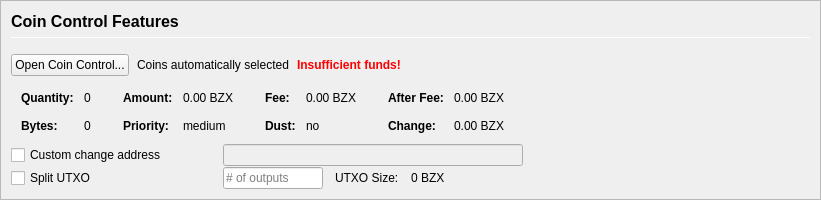
         <widget class="QFrame" name="frameCoinControl">
          <property name="sizePolicy">
           <sizepolicy hsizetype="Expanding" vsizetype="Expanding">
            <horstretch>0</horstretch>
            <verstretch>0</verstretch>
           </sizepolicy>
          </property>
          <property name="maximumSize">
           <size>
            <width>16777215</width>
            <height>16777215</height>
           </size>
          </property>
          <property name="frameShape">
           <enum>QFrame::StyledPanel</enum>
          </property>
          <property name="frameShadow">
           <enum>QFrame::Sunken</enum>
          </property>
          <layout class="QVBoxLayout" name="verticalLayoutCoinControl2">
           <property name="spacing">
            <number>0</number>
           </property>
           <property name="leftMargin">
            <number>0</number>
           </property>
           <property name="topMargin">
            <number>0</number>
           </property>
           <property name="rightMargin">
            <number>0</number>
           </property>
           <property name="bottomMargin">
            <number>0</number>
           </property>
           <item>
            <widget class="QFrame" name="frameCoinControl_BG">
             <layout class="QVBoxLayout" name="verticalLayoutCoinControl" stretch="0,0,0,0,0,0">
              <property name="spacing">
               <number>1</number>
              </property>
              <property name="leftMargin">
               <number>10</number>
              </property>
              <property name="topMargin">
               <number>10</number>
              </property>
              <item>
               <layout class="QHBoxLayout" name="horizontalLayoutCoinControl1">
                <property name="bottomMargin">
                 <number>15</number>
                </property>
                <item>
                 <layout class="QVBoxLayout" name="verticalLayout_3">
                  <property name="spacing">
                   <number>6</number>
                  </property>
                  <item>
                   <widget class="QLabel" name="labelCoinControlFeatures">
                    <property name="sizePolicy">
                     <sizepolicy hsizetype="Preferred" vsizetype="Maximum">
                      <horstretch>0</horstretch>
                      <verstretch>0</verstretch>
                     </sizepolicy>
                    </property>
                    <property name="minimumSize">
                     <size>
                      <width>0</width>
                      <height>20</height>
                     </size>
                    </property>
                    <property name="font">
                     <font>
                      <pointsize>12</pointsize>
                      <weight>75</weight>
                      <bold>true</bold>
                     </font>
                    </property>
                    <property name="styleSheet">
                     <string notr="true">font-weight:bold;</string>
                    </property>
                    <property name="text">
                     <string>Coin Control Features</string>
                    </property>
                   </widget>
                  </item>
                  <item>
                   <widget class="Line" name="line">
                    <property name="minimumSize">
                     <size>
                      <width>0</width>
                      <height>1</height>
                     </size>
                    </property>
                    <property name="maximumSize">
                     <size>
                      <width>16777215</width>
                      <height>1</height>
                     </size>
                    </property>
                    <property name="orientation">
                     <enum>Qt::Horizontal</enum>
                    </property>
                   </widget>
                  </item>
                 </layout>
                </item>
               </layout>
              </item>
              <item>
               <layout class="QHBoxLayout" name="horizontalLayoutCoinControl2" stretch="0,0,0,0">
                <property name="spacing">
                 <number>8</number>
                </property>
                <property name="bottomMargin">
                 <number>10</number>
                </property>
                <item>
                 <widget class="QPushButton" name="pushButtonCoinControl">
                  <property name="styleSheet">
                   <string notr="true"/>
                  </property>
                  <property name="text">
                   <string>Open Coin Control...</string>
                  </property>
                  <property name="autoDefault">
                   <bool>false</bool>
                  </property>
                 </widget>
                </item>
                <item>
                 <widget class="QLabel" name="labelCoinControlAutomaticallySelected">
                  <property name="text">
                   <string>Coins automatically selected</string>
                  </property>
                  <property name="margin">
                   <number>5</number>
                  </property>
                 </widget>
                </item>
                <item>
                 <widget class="QLabel" name="labelCoinControlInsuffFunds">
                  <property name="font">
                   <font>
                    <weight>75</weight>
                    <bold>true</bold>
                   </font>
                  </property>
                  <property name="styleSheet">
                   <string notr="true">color:red;font-weight:bold;</string>
                  </property>
                  <property name="text">
                   <string>Insufficient funds!</string>
                  </property>
                  <property name="margin">
                   <number>5</number>
                  </property>
                 </widget>
                </item>
                <item>
                 <spacer name="horizontalSpacerCoinControl">
                  <property name="orientation">
                   <enum>Qt::Horizontal</enum>
                  </property>
                  <property name="sizeHint" stdset="0">
                   <size>
                    <width>40</width>
                    <height>1</height>
                   </size>
                  </property>
                 </spacer>
                </item>
               </layout>
              </item>
              <item>
               <widget class="QWidget" name="widgetCoinControl" native="true">
                <property name="sizePolicy">
                 <sizepolicy hsizetype="Preferred" vsizetype="Preferred">
                  <horstretch>0</horstretch>
                  <verstretch>0</verstretch>
                 </sizepolicy>
                </property>
                <property name="minimumSize">
                 <size>
                  <width>0</width>
                  <height>0</height>
                 </size>
                </property>
                <property name="styleSheet">
                 <string notr="true"/>
                </property>
                <layout class="QHBoxLayout" name="horizontalLayoutCoinControl5">
                 <property name="leftMargin">
                  <number>0</number>
                 </property>
                 <property name="topMargin">
                  <number>0</number>
                 </property>
                 <property name="rightMargin">
                  <number>0</number>
                 </property>
                 <property name="bottomMargin">
                  <number>0</number>
                 </property>
                 <item>
                  <layout class="QHBoxLayout" name="horizontalLayoutCoinControl3" stretch="0,0,0,1">
                   <property name="spacing">
                    <number>20</number>
                   </property>
                   <property name="topMargin">
                    <number>0</number>
                   </property>
                   <property name="bottomMargin">
                    <number>10</number>
                   </property>
                   <item>
                    <layout class="QFormLayout" name="formLayoutCoinControl1">
                     <property name="horizontalSpacing">
                      <number>10</number>
                     </property>
                     <property name="verticalSpacing">
                      <number>14</number>
                     </property>
                     <property name="leftMargin">
                      <number>10</number>
                     </property>
                     <property name="topMargin">
                      <number>4</number>
                     </property>
                     <property name="rightMargin">
                      <number>6</number>
                     </property>
                     <item row="0" column="0">
                      <widget class="QLabel" name="labelCoinControlQuantityText">
                       <property name="font">
                        <font>
                         <weight>75</weight>
                         <bold>true</bold>
                        </font>
                       </property>
                       <property name="text">
                        <string>Quantity:</string>
                       </property>
                       <property name="margin">
                        <number>0</number>
                       </property>
                      </widget>
                     </item>
                     <item row="0" column="1">
                      <widget class="QLabel" name="labelCoinControlQuantity">
                       <property name="cursor">
                        <cursorShape>IBeamCursor</cursorShape>
                       </property>
                       <property name="contextMenuPolicy">
                        <enum>Qt::ActionsContextMenu</enum>
                       </property>
                       <property name="text">
                        <string notr="true">0</string>
                       </property>
                       <property name="margin">
                        <number>0</number>
                       </property>
                       <property name="textInteractionFlags">
                        <set>Qt::LinksAccessibleByMouse|Qt::TextSelectableByKeyboard|Qt::TextSelectableByMouse</set>
                       </property>
                      </widget>
                     </item>
                     <item row="1" column="0">
                      <widget class="QLabel" name="labelCoinControlBytesText">
                       <property name="font">
                        <font>
                         <weight>75</weight>
                         <bold>true</bold>
                        </font>
                       </property>
                       <property name="text">
                        <string>Bytes:</string>
                       </property>
                      </widget>
                     </item>
                     <item row="1" column="1">
                      <widget class="QLabel" name="labelCoinControlBytes">
                       <property name="cursor">
                        <cursorShape>IBeamCursor</cursorShape>
                       </property>
                       <property name="contextMenuPolicy">
                        <enum>Qt::ActionsContextMenu</enum>
                       </property>
                       <property name="text">
                        <string notr="true">0</string>
                       </property>
                       <property name="textInteractionFlags">
                        <set>Qt::LinksAccessibleByMouse|Qt::TextSelectableByKeyboard|Qt::TextSelectableByMouse</set>
                       </property>
                      </widget>
                     </item>
                    </layout>
                   </item>
                   <item>
                    <layout class="QFormLayout" name="formLayoutCoinControl2">
                     <property name="horizontalSpacing">
                      <number>10</number>
                     </property>
                     <property name="verticalSpacing">
                      <number>14</number>
                     </property>
                     <property name="leftMargin">
                      <number>6</number>
                     </property>
                     <property name="topMargin">
                      <number>4</number>
                     </property>
                     <property name="rightMargin">
                      <number>6</number>
                     </property>
                     <item row="0" column="0">
                      <widget class="QLabel" name="labelCoinControlAmountText">
                       <property name="font">
                        <font>
                         <weight>75</weight>
                         <bold>true</bold>
                        </font>
                       </property>
                       <property name="text">
                        <string>Amount:</string>
                       </property>
                       <property name="margin">
                        <number>0</number>
                       </property>
                      </widget>
                     </item>
                     <item row="0" column="1">
                      <widget class="QLabel" name="labelCoinControlAmount">
                       <property name="cursor">
                        <cursorShape>IBeamCursor</cursorShape>
                       </property>
                       <property name="contextMenuPolicy">
                        <enum>Qt::ActionsContextMenu</enum>
                       </property>
                       <property name="text">
                        <string notr="true">0.00 BZX</string>
                       </property>
                       <property name="textInteractionFlags">
                        <set>Qt::LinksAccessibleByMouse|Qt::TextSelectableByKeyboard|Qt::TextSelectableByMouse</set>
                       </property>
                      </widget>
                     </item>
                     <item row="1" column="0">
                      <widget class="QLabel" name="labelCoinControlPriorityText">
                       <property name="font">
                        <font>
                         <weight>75</weight>
                         <bold>true</bold>
                        </font>
                       </property>
                       <property name="text">
                        <string>Priority:</string>
                       </property>
                      </widget>
                     </item>
                     <item row="1" column="1">
                      <widget class="QLabel" name="labelCoinControlPriority">
                       <property name="cursor">
                        <cursorShape>IBeamCursor</cursorShape>
                       </property>
                       <property name="contextMenuPolicy">
                        <enum>Qt::ActionsContextMenu</enum>
                       </property>
                       <property name="text">
                        <string>medium</string>
                       </property>
                       <property name="textInteractionFlags">
                        <set>Qt::LinksAccessibleByMouse|Qt::TextSelectableByKeyboard|Qt::TextSelectableByMouse</set>
                       </property>
                      </widget>
                     </item>
                    </layout>
                   </item>
                   <item>
                    <layout class="QFormLayout" name="formLayoutCoinControl3">
                     <property name="horizontalSpacing">
                      <number>10</number>
                     </property>
                     <property name="verticalSpacing">
                      <number>14</number>
                     </property>
                     <property name="leftMargin">
                      <number>6</number>
                     </property>
                     <property name="topMargin">
                      <number>4</number>
                     </property>
                     <property name="rightMargin">
                      <number>6</number>
                     </property>
                     <item row="0" column="0">
                      <widget class="QLabel" name="labelCoinControlFeeText">
                       <property name="font">
                        <font>
                         <weight>75</weight>
                         <bold>true</bold>
                        </font>
                       </property>
                       <property name="text">
                        <string>Fee:</string>
                       </property>
                       <property name="margin">
                        <number>0</number>
                       </property>
                      </widget>
                     </item>
                     <item row="0" column="1">
                      <widget class="QLabel" name="labelCoinControlFee">
                       <property name="cursor">
                        <cursorShape>IBeamCursor</cursorShape>
                       </property>
                       <property name="contextMenuPolicy">
                        <enum>Qt::ActionsContextMenu</enum>
                       </property>
                       <property name="text">
                        <string notr="true">0.00 BZX</string>
                       </property>
                       <property name="textInteractionFlags">
                        <set>Qt::LinksAccessibleByMouse|Qt::TextSelectableByKeyboard|Qt::TextSelectableByMouse</set>
                       </property>
                      </widget>
                     </item>
                     <item row="1" column="0">
                      <widget class="QLabel" name="labelCoinControlLowOutputText">
                       <property name="font">
                        <font>
                         <weight>75</weight>
                         <bold>true</bold>
                        </font>
                       </property>
                       <property name="text">
                        <string>Dust:</string>
                       </property>
                      </widget>
                     </item>
                     <item row="1" column="1">
                      <widget class="QLabel" name="labelCoinControlLowOutput">
                       <property name="cursor">
                        <cursorShape>IBeamCursor</cursorShape>
                       </property>
                       <property name="contextMenuPolicy">
                        <enum>Qt::ActionsContextMenu</enum>
                       </property>
                       <property name="text">
                        <string>no</string>
                       </property>
                       <property name="textInteractionFlags">
                        <set>Qt::LinksAccessibleByMouse|Qt::TextSelectableByKeyboard|Qt::TextSelectableByMouse</set>
                       </property>
                      </widget>
                     </item>
                    </layout>
                   </item>
                   <item>
                    <layout class="QFormLayout" name="formLayoutCoinControl4">
                     <property name="horizontalSpacing">
                      <number>10</number>
                     </property>
                     <property name="verticalSpacing">
                      <number>14</number>
                     </property>
                     <property name="leftMargin">
                      <number>6</number>
                     </property>
                     <property name="topMargin">
                      <number>4</number>
                     </property>
                     <property name="rightMargin">
                      <number>6</number>
                     </property>
                     <item row="0" column="0">
                      <widget class="QLabel" name="labelCoinControlAfterFeeText">
                       <property name="font">
                        <font>
                         <weight>75</weight>
                         <bold>true</bold>
                        </font>
                       </property>
                       <property name="text">
                        <string>After Fee:</string>
                       </property>
                       <property name="margin">
                        <number>0</number>
                       </property>
                      </widget>
                     </item>
                     <item row="0" column="1">
                      <widget class="QLabel" name="labelCoinControlAfterFee">
                       <property name="cursor">
                        <cursorShape>IBeamCursor</cursorShape>
                       </property>
                       <property name="contextMenuPolicy">
                        <enum>Qt::ActionsContextMenu</enum>
                       </property>
                       <property name="text">
                        <string notr="true">0.00 BZX</string>
                       </property>
                       <property name="textInteractionFlags">
                        <set>Qt::LinksAccessibleByMouse|Qt::TextSelectableByKeyboard|Qt::TextSelectableByMouse</set>
                       </property>
                      </widget>
                     </item>
                     <item row="1" column="0">
                      <widget class="QLabel" name="labelCoinControlChangeText">
                       <property name="font">
                        <font>
                         <weight>75</weight>
                         <bold>true</bold>
                        </font>
                       </property>
                       <property name="text">
                        <string>Change:</string>
                       </property>
                      </widget>
                     </item>
                     <item row="1" column="1">
                      <widget class="QLabel" name="labelCoinControlChange">
                       <property name="cursor">
                        <cursorShape>IBeamCursor</cursorShape>
                       </property>
                       <property name="contextMenuPolicy">
                        <enum>Qt::ActionsContextMenu</enum>
                       </property>
                       <property name="text">
                        <string notr="true">0.00 BZX</string>
                       </property>
                       <property name="textInteractionFlags">
                        <set>Qt::LinksAccessibleByMouse|Qt::TextSelectableByKeyboard|Qt::TextSelectableByMouse</set>
                       </property>
                      </widget>
                     </item>
                    </layout>
                   </item>
                  </layout>
                 </item>
                </layout>
               </widget>
              </item>
              <item>
               <layout class="QHBoxLayout" name="horizontalLayoutCoinControl4">
                <property name="spacing">
                 <number>12</number>
                </property>
                <property name="sizeConstraint">
                 <enum>QLayout::SetDefaultConstraint</enum>
                </property>
                <property name="topMargin">
                 <number>0</number>
                </property>
                <property name="rightMargin">
                 <number>0</number>
                </property>
                <item>
                 <widget class="QCheckBox" name="checkBoxCoinControlChange">
                  <property name="sizePolicy">
                   <sizepolicy hsizetype="Preferred" vsizetype="Preferred">
                    <horstretch>0</horstretch>
                    <verstretch>0</verstretch>
                   </sizepolicy>
                  </property>
                  <property name="minimumSize">
                   <size>
                    <width>200</width>
                    <height>0</height>
                   </size>
                  </property>
                  <property name="maximumSize">
                   <size>
                    <width>200</width>
                    <height>16777215</height>
                   </size>
                  </property>
                  <property name="toolTip">
                   <string>If this is activated, but the change address is empty or invalid, change will be sent to a newly generated address.</string>
                  </property>
                  <property name="text">
                   <string>Custom change address</string>
                  </property>
                 </widget>
                </item>
                <item>
                 <widget class="QValidatedLineEdit" name="lineEditCoinControlChange">
                  <property name="enabled">
                   <bool>false</bool>
                  </property>
                  <property name="sizePolicy">
                   <sizepolicy hsizetype="Preferred" vsizetype="Preferred">
                    <horstretch>0</horstretch>
                    <verstretch>0</verstretch>
                   </sizepolicy>
                  </property>
                  <property name="minimumSize">
                   <size>
                    <width>300</width>
                    <height>0</height>
                   </size>
                  </property>
                 </widget>
                </item>
                <item>
                 <widget class="QLabel" name="labelCoinControlChangeLabel">
                  <property name="sizePolicy">
                   <sizepolicy hsizetype="Preferred" vsizetype="Preferred">
                    <horstretch>0</horstretch>
                    <verstretch>0</verstretch>
                   </sizepolicy>
                  </property>
                  <property name="minimumSize">
                   <size>
                    <width>100</width>
                    <height>0</height>
                   </size>
                  </property>
                  <property name="text">
                   <string/>
                  </property>
                  <property name="margin">
                   <number>3</number>
                  </property>
                 </widget>
                </item>
               </layout>
              </item>
              <item>
               <layout class="QHBoxLayout" name="horizontalLayoutCoinControl6">
                <property name="spacing">
                 <number>12</number>
                </property>
                <property name="rightMargin">
                 <number>0</number>
                </property>
                <item>
                 <widget class="QCheckBox" name="splitBlockCheckBox">
                  <property name="sizePolicy">
                   <sizepolicy hsizetype="Preferred" vsizetype="Preferred">
                    <horstretch>0</horstretch>
                    <verstretch>0</verstretch>
                   </sizepolicy>
                  </property>
                  <property name="minimumSize">
                   <size>
                    <width>200</width>
                    <height>0</height>
                   </size>
                  </property>
                  <property name="maximumSize">
                   <size>
                    <width>200</width>
                    <height>16777215</height>
                   </size>
                  </property>
                  <property name="text">
                   <string>Split UTXO</string>
                  </property>
                 </widget>
                </item>
                <item>
                 <widget class="QLineEdit" name="splitBlockLineEdit">
                  <property name="sizePolicy">
                   <sizepolicy hsizetype="Preferred" vsizetype="Preferred">
                    <horstretch>50</horstretch>
                    <verstretch>0</verstretch>
                   </sizepolicy>
                  </property>
                  <property name="minimumSize">
                   <size>
                    <width>100</width>
                    <height>0</height>
                   </size>
                  </property>
                  <property name="maximumSize">
                   <size>
                    <width>100</width>
                    <height>16777215</height>
                   </size>
                  </property>
                  <property name="placeholderText">
                   <string># of outputs</string>
                  </property>
                 </widget>
                </item>
                <item>
                 <widget class="QLabel" name="labelBlockSizeText">
                  <property name="text">
                   <string>UTXO Size:</string>
                  </property>
                 </widget>
                </item>
                <item>
                 <widget class="QLabel" name="labelBlockSize">
                  <property name="text">
                   <string>0 BZX</string>
                  </property>
                 </widget>
                </item>
                <item>
                 <spacer name="horizontalSpacer_7">
                  <property name="orientation">
                   <enum>Qt::Horizontal</enum>
                  </property>
                  <property name="sizeHint" stdset="0">
                   <size>
                    <width>40</width>
                    <height>20</height>
                   </size>
                  </property>
                 </spacer>
                </item>
               </layout>
              </item>
              <item>
               <spacer name="verticalSpacerCoinControl">
                <property name="orientation">
                 <enum>Qt::Vertical</enum>
                </property>
                <property name="sizeHint" stdset="0">
                 <size>
                  <width>800</width>
                  <height>1</height>
                 </size>
                </property>
               </spacer>
              </item>
             </layout>
            </widget>
           </item>
          </layout>
         </widget>
